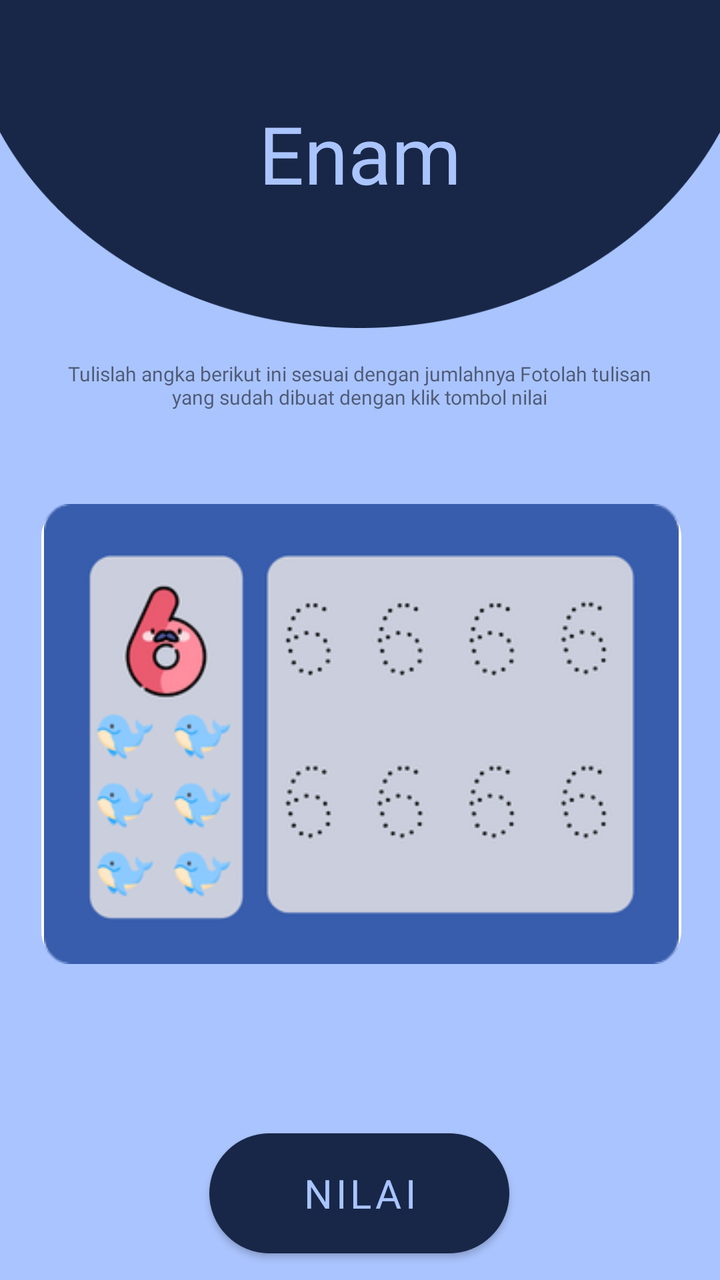
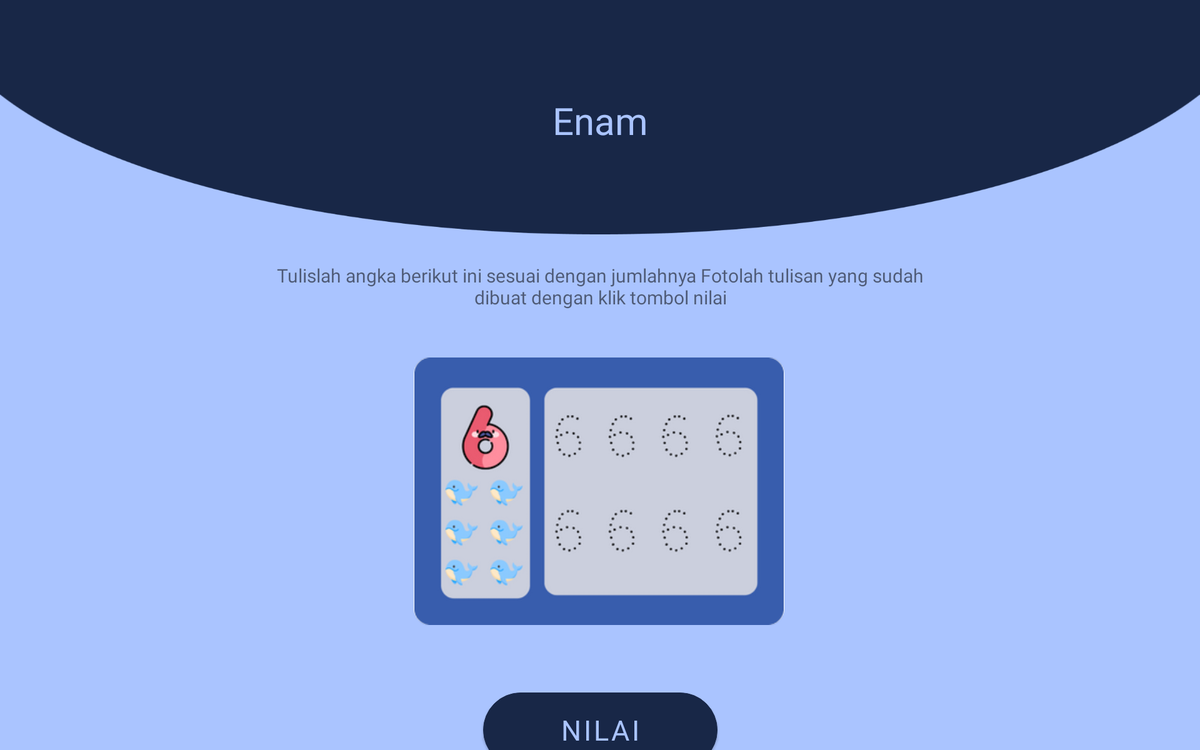

One screen, two layout resources from the same app: the default and the repository's alternative for another configuration. Each is rendered where Android would select it; the XML of both is given below.
<!-- AndroidManifest.xml: application theme Theme.MLWithTensorFlowLite -->
<!-- res/layout/enam.xml -->
<?xml version="1.0" encoding="utf-8"?>
<androidx.constraintlayout.widget.ConstraintLayout xmlns:android="http://schemas.android.com/apk/res/android"
    xmlns:app="http://schemas.android.com/apk/res-auto"
    xmlns:tools="http://schemas.android.com/tools"
    android:id="@+id/relativeLayout3"
    android:layout_width="match_parent"
    android:layout_height="match_parent"
    android:background="@color/purple_700"
    tools:context=".MainActivity">


    <ImageView
        android:id="@+id/temaEnam"
        android:layout_width="match_parent"
        android:layout_height="wrap_content"
        android:adjustViewBounds="true"
        android:scaleType="fitXY"
        app:layout_constraintStart_toStartOf="parent"
        app:layout_constraintTop_toTopOf="parent"
        app:srcCompat="@drawable/tema" />

    <TextView
        android:layout_width="match_parent"
        android:layout_height="100dp"
        android:fontFamily="@font/lemonadabold"
        android:text="Enam"
        android:textAlignment="center"
        android:textColor="@color/purple_700"
        android:textSize="40sp"
        app:layout_constraintBottom_toBottomOf="@+id/temaEnam"
        app:layout_constraintEnd_toEndOf="parent"
        app:layout_constraintHorizontal_bias="1.0"
        app:layout_constraintStart_toStartOf="parent"
        app:layout_constraintTop_toTopOf="@+id/temaEnam"
        app:layout_constraintVertical_bias="0.781" />

    <Button
        android:id="@+id/kembaliEnam"
        android:layout_width="50dp"
        android:layout_height="wrap_content"
        android:layout_marginLeft="10dp"
        android:layout_marginTop="20dp"
        android:background="@drawable/ic_baseline_arrow_back_24"
        android:theme="@style/arrow"
        app:layout_constraintStart_toStartOf="parent"
        app:layout_constraintTop_toTopOf="parent"
        tools:layout_editor_absoluteX="138dp"
        tools:layout_editor_absoluteY="231dp" />

    <TextView
        android:id="@+id/Instruksi"
        android:layout_width="312dp"
        android:layout_height="62dp"
        android:layout_marginTop="16dp"
        android:bottomLeftRadius="15dp"
        android:bottomRightRadius="15dp"
        android:fontFamily="@font/lemonadabold"
        android:text="Tulislah angka berikut ini sesuai dengan jumlahnya Fotolah tulisan yang sudah dibuat dengan klik tombol nilai"
        android:textAlignment="center"
        android:textSize="10dp"
        app:layout_constraintEnd_toEndOf="parent"
        app:layout_constraintHorizontal_bias="0.494"
        app:layout_constraintStart_toStartOf="parent"
        app:layout_constraintTop_toBottomOf="@+id/temaEnam"
        tools:ignore="MissingConstraints" />
    <ImageView
        android:id="@+id/imageViewEnam"
        android:layout_width="320sp"
        android:layout_height="230sp"
        android:layout_marginStart="21dp"
        android:layout_marginTop="10dp"
        android:layout_marginEnd="20dp"
        android:background="@drawable/image_border"
        android:bottomLeftRadius="15dp"
        android:bottomRightRadius="15dp"
        app:layout_constraintEnd_toEndOf="parent"
        app:layout_constraintStart_toStartOf="parent"
        app:layout_constraintTop_toBottomOf="@+id/Instruksi"
        app:srcCompat="@drawable/nam" />

    <Button
        android:id="@+id/buttonEnam"
        android:layout_width="150dp"
        android:layout_height="60dp"
        android:layout_marginTop="5dp"
        android:background="@drawable/button"
        android:backgroundTint="@color/purple_200"
        android:fontFamily="@font/lemonadabold"
        android:text="Nilai"
        android:textColor="@color/purple_700"
        android:textSize="20sp"
        android:theme="@style/button2"
        app:layout_constraintBottom_toBottomOf="parent"
        app:layout_constraintEnd_toEndOf="parent"
        app:layout_constraintHorizontal_bias="0.498"
        app:layout_constraintStart_toStartOf="parent"
        app:layout_constraintTop_toBottomOf="@+id/confidenceEnam"
        app:layout_constraintVertical_bias="0.0" />

    <TextView
        android:id="@+id/resultEnam"
        android:layout_width="wrap_content"
        android:layout_height="wrap_content"
        android:layout_marginTop="5dp"
        android:text=""
        android:textColor="@color/purple_700"
        android:textSize="30sp"
        android:textStyle="bold"
        app:layout_constraintLeft_toLeftOf="parent"
        app:layout_constraintRight_toRightOf="parent"
        app:layout_constraintTop_toBottomOf="@+id/imageViewEnam" />

    <TextView
        android:id="@+id/confidenceEnam"
        android:layout_width="wrap_content"
        android:layout_height="wrap_content"
        android:layout_marginTop="5sp"
        android:text=""
        android:textColor="@color/purple_200"
        android:textSize="22sp"
        android:textStyle="bold"
        app:layout_constraintEnd_toEndOf="parent"
        app:layout_constraintHorizontal_bias="0.498"
        app:layout_constraintLeft_toLeftOf="parent"
        app:layout_constraintRight_toRightOf="parent"
        app:layout_constraintStart_toStartOf="parent"
        app:layout_constraintTop_toBottomOf="@+id/resultEnam" />

    <TextView
        android:id="@+id/confidencesTextEnam"
        android:layout_width="wrap_content"
        android:layout_height="wrap_content"
        android:layout_marginTop="10sp"
        android:text="Confidences:"
        android:textSize="20sp"
        android:textStyle="bold"
        android:visibility="gone"
        app:layout_constraintLeft_toLeftOf="parent"
        app:layout_constraintRight_toRightOf="parent"
        app:layout_constraintTop_toBottomOf="@+id/confidenceEnam" />


</androidx.constraintlayout.widget.ConstraintLayout>
<!-- resources referenced by this layout -->
<resources>
  <color name="purple_200">#182747</color>
  <color name="purple_700">#AAC4FF</color>
  <!-- drawable button (drawable) -->
  <?xml version="1.0" encoding="utf-8" ?>
  <selector xmlns:android="http://schemas.android.com/apk/res/android">
      <item android:state_pressed="false" >
          <shape>
              <solid
                  android:color="@color/purple_500" />
              <stroke
                  android:width="1px"
                  android:color="@color/purple_500" />
              <corners android:radius="50dp" />
          </shape>
      </item>
      <item android:state_pressed="true" >
          <shape>
              <solid
                  android:color="@color/purple_700" />
              <stroke
                  android:width="1px"
                  android:color="@color/purple_700" />
              <corners android:radius="50dp" />
          </shape>
      </item>
  </selector>
  <!-- drawable image_border (drawable) -->
  <?xml version="1.0" encoding="utf-8"?>
  <shape xmlns:android="http://schemas.android.com/apk/res/android"
      android:shape="rectangle"
      >
      <corners
          android:topLeftRadius="15dp"
          android:topRightRadius="15dp"
          android:bottomLeftRadius="15dp"
          android:bottomRightRadius="15dp"/>
      <stroke
          android:color="@color/white"
          android:width="3dp"
          />
      <solid
          android:color="#FFFFFF"
          android:alpha="0.2"
  
          />
  
  
  </shape>
  <!-- drawable nam: png bitmap (drawable, 31717 bytes) -->
  <!-- drawable tema: png bitmap (drawable, 8744 bytes) -->
  <style name="arrow" parent="Theme.MaterialComponents.DayNight.DarkActionBar">
          
          <item name="colorPrimary">#000000</item>
          <item name="colorPrimaryVariant">@color/black</item>
          <item name="colorOnPrimary">@color/purple_200</item>
          
          <item name="colorSecondary">@color/teal_200</item>
          <item name="colorSecondaryVariant">@color/teal_700</item>
          <item name="colorOnSecondary">@color/purple_500</item>
          
          <item name="android:statusBarColor" tools:targetApi="l">?attr/colorPrimaryVariant</item>
          
      </style>
  <style name="button2" parent="Theme.MaterialComponents.DayNight.DarkActionBar">
          
          <item name="colorPrimary">@color/purple_200</item>
          <item name="colorPrimaryVariant">@color/purple_200</item>
          <item name="colorOnPrimary">@color/purple_200</item>
          
          <item name="colorSecondary">@color/teal_200</item>
          <item name="colorSecondaryVariant">@color/teal_700</item>
          <item name="colorOnSecondary">@color/purple_500</item>
          
          <item name="android:statusBarColor" tools:targetApi="l">?attr/colorPrimaryVariant</item>
          
      </style>
  <style name="Theme.MLWithTensorFlowLite" parent="Theme.MaterialComponents.DayNight.NoActionBar">
          
          <item name="colorPrimary">@color/purple_200</item>
          <item name="colorPrimaryVariant">@color/purple_200</item>
          <item name="colorOnPrimary">@color/purple_200</item>
          
          <item name="colorSecondary">@color/teal_200</item>
          <item name="colorSecondaryVariant">@color/teal_700</item>
          <item name="colorOnSecondary">@color/purple_500</item>
          
          <item name="android:statusBarColor" tools:targetApi="l">?attr/colorPrimaryVariant</item>
          
      </style>
  <color name="purple_500">#87A2FB</color>
  <color name="white">#FFFFFFFF</color>
  <color name="black">#29AAD2</color>
  <color name="teal_200">#FF03DAC5</color>
  <color name="teal_700">#FF018786</color>
</resources>
<!-- res/layout-sw720dp/enam.xml (the repository's variant of the layout above) -->
<!-- drawn on a large tablet held sideways -->
<?xml version="1.0" encoding="utf-8"?>
<androidx.constraintlayout.widget.ConstraintLayout xmlns:android="http://schemas.android.com/apk/res/android"
    xmlns:app="http://schemas.android.com/apk/res-auto"
    xmlns:tools="http://schemas.android.com/tools"
    android:id="@+id/relativeLayout3"
    android:layout_width="match_parent"
    android:layout_height="match_parent"
    android:background="@color/purple_700"
    tools:context=".MainActivity">


    <ImageView
        android:id="@+id/temaEnam"
        android:layout_width="match_parent"
        android:layout_height="250dp"
        android:adjustViewBounds="true"
        android:scaleType="fitXY"
        app:layout_constraintStart_toStartOf="parent"
        app:layout_constraintTop_toTopOf="parent"
        app:srcCompat="@drawable/tema" />

    <TextView
        android:id="@+id/textView2"
        android:layout_width="match_parent"
        android:layout_height="120dp"
        android:fontFamily="@font/lemonadabold"
        android:text="Enam"
        android:textAlignment="center"
        android:textColor="@color/purple_700"
        android:textSize="40sp"
        app:layout_constraintBottom_toBottomOf="@+id/temaEnam"
        app:layout_constraintEnd_toEndOf="parent"
        app:layout_constraintHorizontal_bias="1.0"
        app:layout_constraintStart_toStartOf="parent"
        app:layout_constraintTop_toTopOf="@+id/temaEnam"
        app:layout_constraintVertical_bias="0.781" />

    <Button
        android:id="@+id/kembaliEnam"
        android:layout_width="50dp"
        android:layout_height="wrap_content"
        android:layout_marginLeft="10dp"
        android:layout_marginTop="20dp"
        android:background="@drawable/ic_baseline_arrow_back_24"
        android:theme="@style/arrow"
        app:layout_constraintStart_toStartOf="parent"
        app:layout_constraintTop_toTopOf="parent"
        tools:layout_editor_absoluteX="138dp"
        tools:layout_editor_absoluteY="231dp" />

    <TextView
        android:id="@+id/Instruksi"
        android:layout_width="747dp"
        android:layout_height="82dp"
        android:layout_marginTop="30dp"
        android:bottomLeftRadius="15dp"
        android:bottomRightRadius="15dp"
        android:fontFamily="@font/lemonadabold"
        android:text="Tulislah angka berikut ini sesuai dengan jumlahnya Fotolah tulisan yang sudah dibuat dengan klik tombol nilai"
        android:textAlignment="center"
        android:textSize="20dp"
        app:layout_constraintEnd_toEndOf="parent"
        app:layout_constraintStart_toStartOf="parent"
        app:layout_constraintTop_toBottomOf="@+id/temaEnam"
        tools:ignore="MissingConstraints" />

    <ImageView
        android:id="@+id/imageViewEnam"
        android:layout_width="395dp"
        android:layout_height="285dp"
        android:layout_marginStart="21dp"
        android:layout_marginEnd="20dp"
        android:background="@drawable/image_border"
        android:bottomLeftRadius="15dp"
        android:bottomRightRadius="15dp"
        app:layout_constraintBottom_toBottomOf="parent"
        app:layout_constraintEnd_toEndOf="parent"
        app:layout_constraintHorizontal_bias="0.498"
        app:layout_constraintStart_toStartOf="parent"
        app:layout_constraintTop_toBottomOf="@+id/Instruksi"
        app:layout_constraintVertical_bias="0.126"
        app:srcCompat="@drawable/nam" />

    <Button
        android:id="@+id/buttonEnam"
        android:layout_width="250dp"
        android:layout_height="80dp"
        android:layout_marginTop="10dp"
        android:background="@drawable/button"
        android:backgroundTint="@color/purple_200"
        android:fontFamily="@font/lemonadabold"
        android:text="Nilai"
        android:textColor="@color/purple_700"
        android:textSize="30sp"
        android:theme="@style/button2"
        app:layout_constraintBottom_toBottomOf="parent"
        app:layout_constraintEnd_toEndOf="parent"
        app:layout_constraintStart_toStartOf="parent"
        app:layout_constraintTop_toBottomOf="@+id/confidenceEnam" />

    <TextView
        android:id="@+id/resultEnam"
        android:layout_width="wrap_content"
        android:layout_height="wrap_content"
        android:layout_marginTop="5dp"
        android:text=""
        android:textColor="@color/purple_700"
        android:textSize="30sp"
        android:textStyle="bold"
        app:layout_constraintLeft_toLeftOf="parent"
        app:layout_constraintRight_toRightOf="parent"
        app:layout_constraintTop_toBottomOf="@+id/imageViewEnam" />

    <TextView
        android:id="@+id/confidenceEnam"
        android:layout_width="wrap_content"
        android:layout_height="wrap_content"
        android:layout_marginTop="5sp"
        android:text=""
        android:textColor="@color/purple_200"
        android:textSize="22sp"
        android:textStyle="bold"
        app:layout_constraintEnd_toEndOf="parent"
        app:layout_constraintHorizontal_bias="0.498"
        app:layout_constraintLeft_toLeftOf="parent"
        app:layout_constraintRight_toRightOf="parent"
        app:layout_constraintStart_toStartOf="parent"
        app:layout_constraintTop_toBottomOf="@+id/resultEnam" />

    <TextView
        android:id="@+id/confidencesTextEnam"
        android:layout_width="wrap_content"
        android:layout_height="wrap_content"
        android:layout_marginTop="5sp"
        android:text="Confidences:"
        android:textSize="20sp"
        android:textStyle="bold"
        android:visibility="gone"
        app:layout_constraintLeft_toLeftOf="parent"
        app:layout_constraintRight_toRightOf="parent"
        app:layout_constraintTop_toBottomOf="@+id/confidenceEnam" />


</androidx.constraintlayout.widget.ConstraintLayout>
